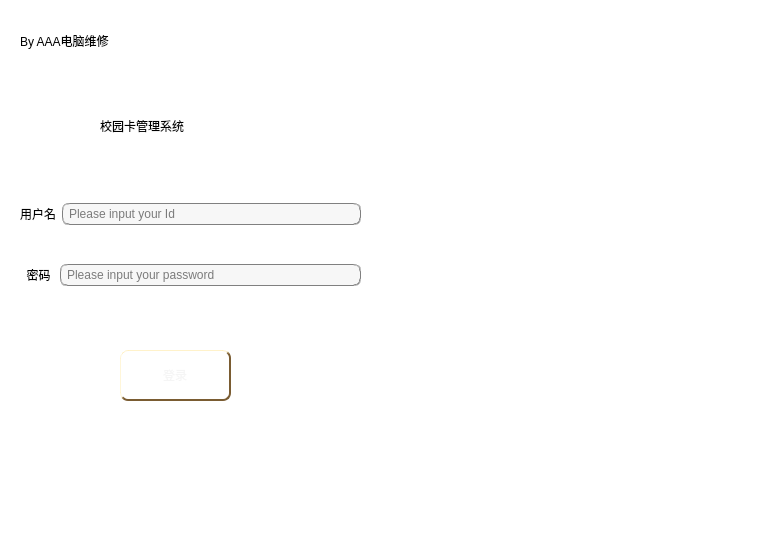
<?xml version="1.0" encoding="UTF-8"?>
<ui version="4.0">
 <class>MainWindow</class>
 <widget class="QMainWindow" name="MainWindow">
  <property name="geometry">
   <rect>
    <x>0</x>
    <y>0</y>
    <width>780</width>
    <height>540</height>
   </rect>
  </property>
  <property name="windowTitle">
   <string>MainWindow</string>
  </property>
  <property name="styleSheet">
   <string notr="true">background-color: rgb(255, 255, 255);</string>
  </property>
  <widget class="QWidget" name="centralwidget">
   <widget class="QPushButton" name="pushButton">
    <property name="geometry">
     <rect>
      <x>120</x>
      <y>350</y>
      <width>111</width>
      <height>51</height>
     </rect>
    </property>
    <property name="styleSheet">
     <string notr="true">QPushButton {
    /* 木质纹理底色，与课桌颜色协调 */
    background-color: qlineargradient(spread:pad, x1:0, y1:0, x2:0, y2:1,
        stop:0 #d4a762,  /* 浅木色 */
        stop:0.5 #b78a4a,  /* 中等木色 */
        stop:1 #9c6e32);  /* 深木色 */
    
    /* 添加微妙的阳光照射效果 */
    border-top: 1px solid rgba(255, 236, 179, 0.7);
    border-left: 1px solid rgba(255, 236, 179, 0.5);
    
    /* 文字样式 - 类似黑板粉笔字 */
    color: #f5f5f5;
    font: bold 14pt &quot;Segoe UI&quot;, sans-serif;
    text-shadow: 1px 1px 2px rgba(0,0,0,0.3);
    
    /* 边框和圆角 - 类似教室告示牌 */
    border-radius: 8px;
    border-bottom: 2px solid #7a5c32;
    border-right: 2px solid #7a5c32;
    padding: 6px 12px;
    
    /* 投影效果 - 类似阳光下的阴影 */
    box-shadow: 2px 2px 4px rgba(0,0,0,0.2);
}

/* 悬停效果 - 类似阳光增强 */
QPushButton:hover {
    background-color: qlineargradient(spread:pad, x1:0, y1:0, x2:0, y2:1,
        stop:0 #e0b97e,
        stop:0.5 #c99d62,
        stop:1 #af8146);
    border-top-color: rgba(255, 246, 195, 0.9);
}

/* 按下效果 - 类似黑板按压感 */
QPushButton:pressed {
    background-color: qlineargradient(spread:pad, x1:0, y1:0, x2:0, y2:1,
        stop:0 #9c6e32,
        stop:0.5 #8a612b,
        stop:1 #785424);
    border-bottom-color: #5d4525;
    border-right-color: #5d4525;
    padding-top: 7px;
    padding-left: 13px;
}

/* 禁用状态 - 类似褪色的告示 */
QPushButton:disabled {
    background-color: #e5d8c0;
    color: #aaaaaa;
    border: 1px solid #cccccc;
}</string>
    </property>
    <property name="text">
     <string>登录</string>
    </property>
   </widget>
   <widget class="QWidget" name="layoutWidget">
    <property name="geometry">
     <rect>
      <x>20</x>
      <y>170</y>
      <width>341</width>
      <height>151</height>
     </rect>
    </property>
    <layout class="QVBoxLayout" name="verticalLayout_2">
     <item>
      <layout class="QHBoxLayout" name="horizontalLayout">
       <item>
        <widget class="QLabel" name="Usrname">
         <property name="styleSheet">
          <string notr="true">font: 9pt &quot;方正姚体&quot;;</string>
         </property>
         <property name="text">
          <string>用户名</string>
         </property>
        </widget>
       </item>
       <item>
        <widget class="QLineEdit" name="input_usr">
         <property name="styleSheet">
          <string notr="true">background-color: rgb(247, 247, 247);
border:1px groove gray;border-radius:
7px;padding:2px 4px;
font: 10pt &quot;Candara&quot;;</string>
         </property>
         <property name="placeholderText">
          <string>Please input your Id</string>
         </property>
        </widget>
       </item>
      </layout>
     </item>
     <item>
      <layout class="QHBoxLayout" name="horizontalLayout_2">
       <item>
        <widget class="QLabel" name="code">
         <property name="styleSheet">
          <string notr="true">font: 9pt &quot;方正姚体&quot;;</string>
         </property>
         <property name="text">
          <string>  密码 </string>
         </property>
        </widget>
       </item>
       <item>
        <widget class="QLineEdit" name="input_code">
         <property name="styleSheet">
          <string notr="true">background-color: rgb(247, 247, 247);
border:1px groove gray;border-radius:
7px;padding:2px 4px;
font: 10pt &quot;Candara&quot;;</string>
         </property>
         <property name="text">
          <string/>
         </property>
         <property name="echoMode">
          <enum>QLineEdit::EchoMode::Password</enum>
         </property>
         <property name="placeholderText">
          <string>Please input your password</string>
         </property>
        </widget>
       </item>
      </layout>
     </item>
    </layout>
   </widget>
   <widget class="QLabel" name="label_image">
    <property name="geometry">
     <rect>
      <x>390</x>
      <y>0</y>
      <width>390</width>
      <height>540</height>
     </rect>
    </property>
    <property name="text">
     <string/>
    </property>
   </widget>
   <widget class="QLabel" name="label_teamname">
    <property name="geometry">
     <rect>
      <x>20</x>
      <y>20</y>
      <width>251</width>
      <height>41</height>
     </rect>
    </property>
    <property name="styleSheet">
     <string notr="true">font: 12pt &quot;隶书&quot;;</string>
    </property>
    <property name="text">
     <string>By AAA电脑维修</string>
    </property>
   </widget>
   <widget class="QLabel" name="label_load">
    <property name="geometry">
     <rect>
      <x>100</x>
      <y>100</y>
      <width>251</width>
      <height>51</height>
     </rect>
    </property>
    <property name="styleSheet">
     <string notr="true">font: 18pt &quot;楷体&quot;;

</string>
    </property>
    <property name="text">
     <string>校园卡管理系统</string>
    </property>
   </widget>
  </widget>
  <widget class="QStatusBar" name="statusbar"/>
 </widget>
 <resources/>
 <connections/>
</ui>
